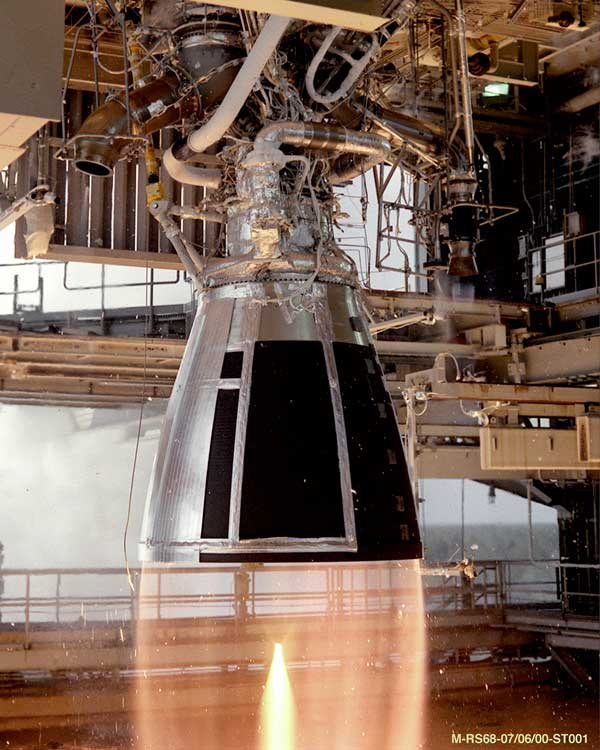
#> input picture assets/Rocket_Test.jpg, 600 x 750 px
$ python histogram-compute.py
#> lines starting #> are read from the running program, lines starting #| are printed output that depends on the picture
import cv2
import os
import numpy as np
from matplotlib import pyplot as plt
from tkinter import filedialog

filePATH = "assets\\"
mainPATH = os.getcwd()
absPATH = os.path.join(mainPATH,filePATH)

fullPATH = filedialog.askopenfilename(initialdir = absPATH,filetypes = (("PNG","*.png"),("JPG","*.jpg"),("JPEG","*.jpeg"),("BMP","*.bmp")))
#> the answer given: ../assets/Rocket_Test.jpg

img = cv2.imread(fullPATH)
#> img is the input picture: shape (750, 600, 3); mean B, G, R 84.8, 98.3, 121
cv2.imshow("Original Image",img)

gray = cv2.cvtColor(img,cv2.COLOR_BGR2GRAY)
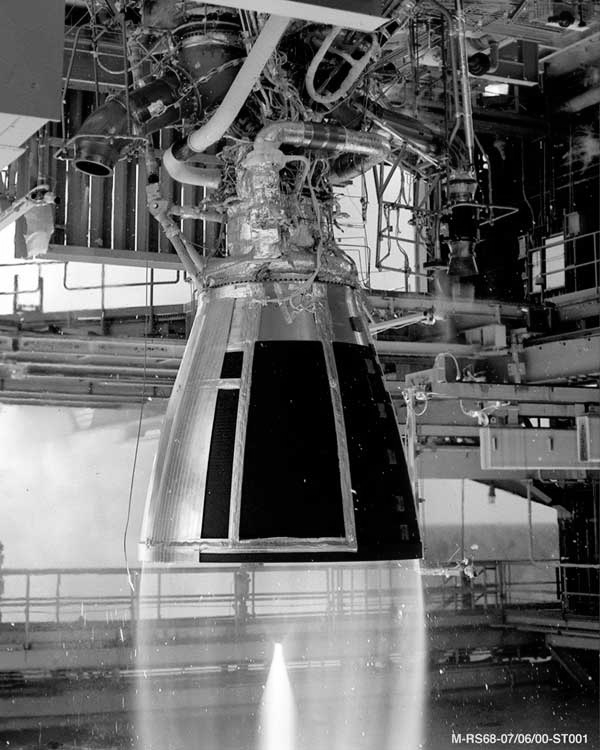
#> gray: shape (750, 600); min 0, max 255, mean 103.6
cv2.imshow("GrayScale Image",gray)

grayHist = cv2.calcHist([gray],[0],None,[256],[0,256])
#> grayHist = 256 values, max 16373 at index 2, min 340 at index 251, mean 1757.8
plt.figure()
plt.title("GrayScale Histogram")
plt.xlabel("bins")
plt.ylabel("number of pixels")
plt.plot(grayHist)
plt.xlim([0,256])
plt.show()
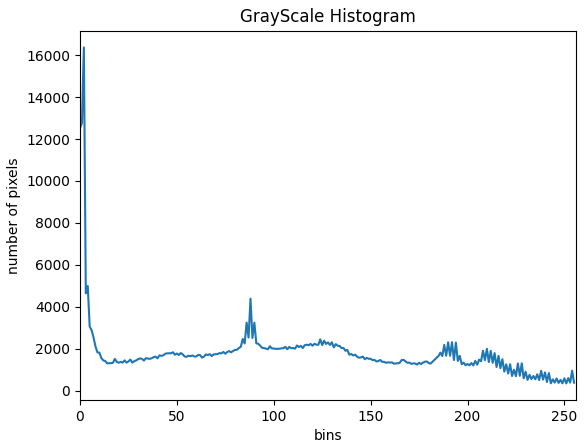
#> figure drawn by matplotlib, 1 panel; curve peaks at x = 2, y = 16373

cv2.waitKey(0)
cv2.destroyAllWindows()

$ run again, on assets/HappyFish.jpg
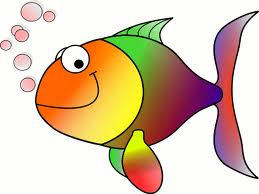
#> input picture assets/HappyFish.jpg, 259 x 194 px
#> img is the input picture: shape (194, 259, 3); mean B, G, R 170.8, 196.4, 219.3
#> `gray = cv2.cvtColor(img,cv2.COLOR_BGR2GRAY)`:
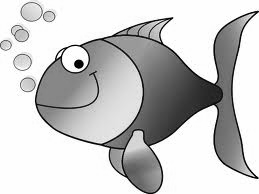
#> gray: shape (194, 259); min 0, max 255, mean 200.4
#> grayHist = 256 values, max 21934 at index 254, min 21 at index 31, mean 196.3
#> `plt.show()`:
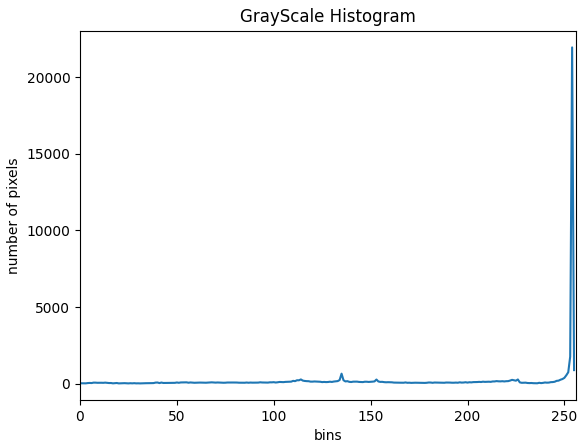
#> figure drawn by matplotlib, 1 panel; curve peaks at x = 254, y = 21934

$ run again, on assets/Rocket_Engine.jpg
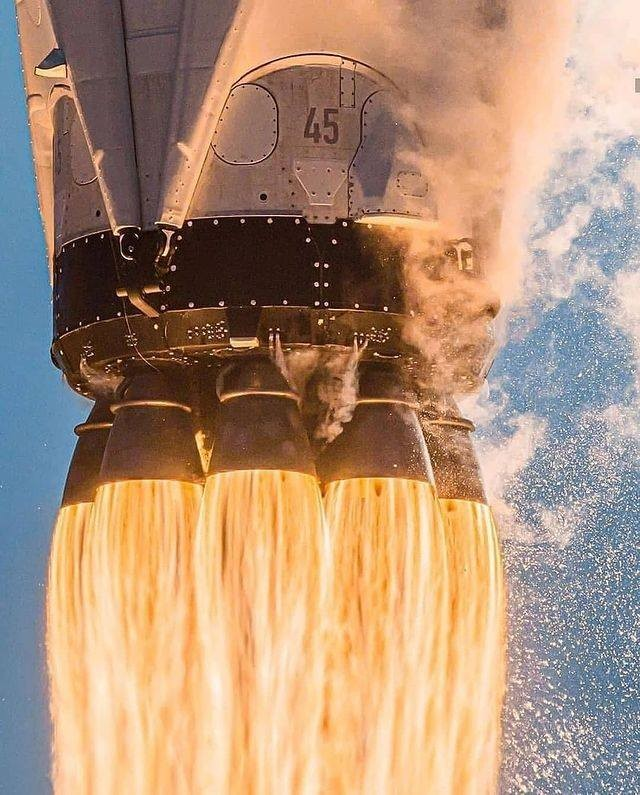
#> input picture assets/Rocket_Engine.jpg, 640 x 795 px
#> img is the input picture: shape (795, 640, 3); mean B, G, R 119.9, 144.1, 174.9
#> `gray = cv2.cvtColor(img,cv2.COLOR_BGR2GRAY)`:
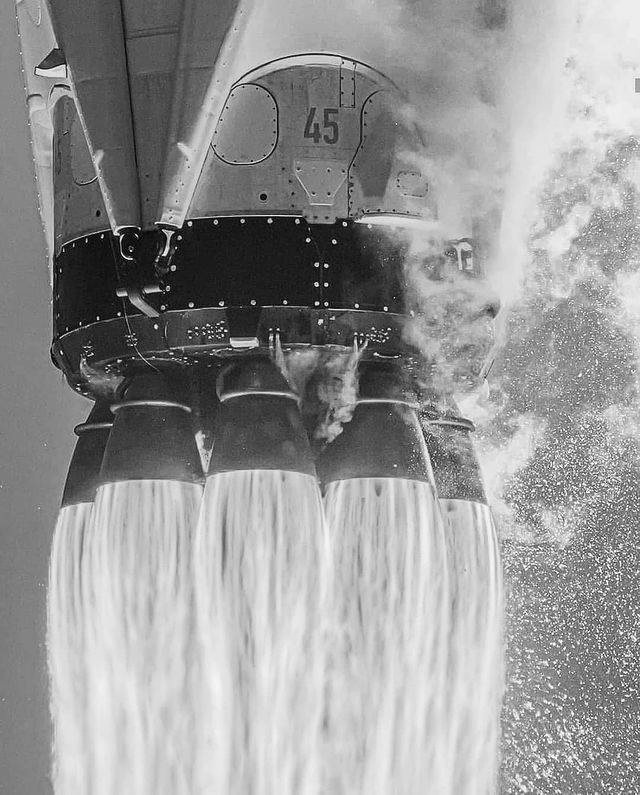
#> gray: shape (795, 640); min 0, max 255, mean 150.6
#> grayHist = 256 values, max 4936 at index 128, min 1 at index 0, mean 1987.5
#> `plt.show()`:
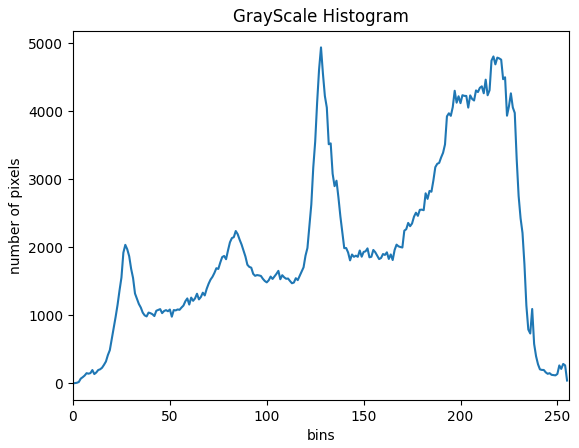
#> figure drawn by matplotlib, 1 panel; curve peaks at x = 128, y = 4936
